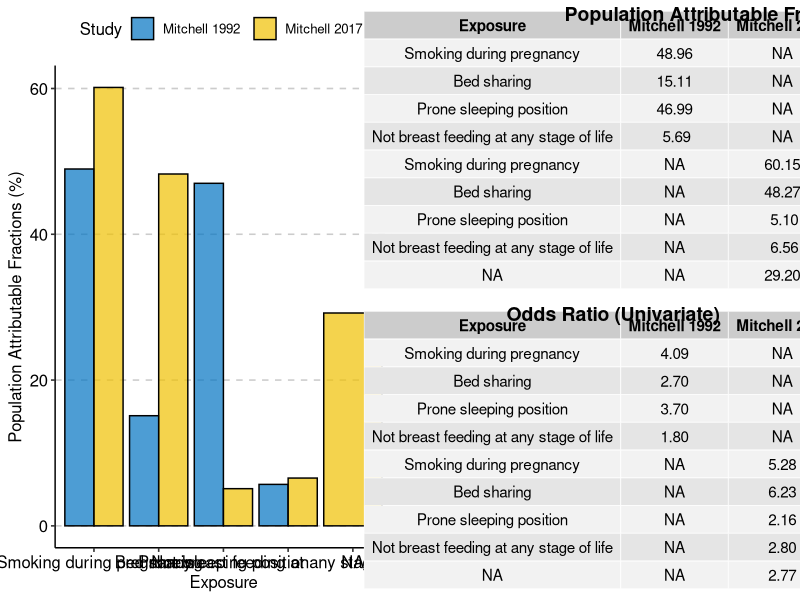

Write the R code that produced this figure.
library(tidyverse)
library(readxl)
library(magrittr)
library(ggpubr)
library(ggsci)

paf <- read_excel(here::here("data", "risk-factors.xlsx"), 
                         sheet = "PAF")

order <- c("Smoking during pregnancy", "Bed sharing", 
           "Prone sleeping position", "Not breast feeding at any stage of life")

paf$Exposure <- factor(paf$Exposure, levels = order)

paf_plot <- ggplot(data = paf) +
  geom_bar(aes(x = Exposure, y = PAF, fill = Study), 
           alpha = 0.7, color = "black",
           stat = "identity", position = "dodge") +
  scale_fill_jco() +
  scale_color_jco() +
  ylab("Population Attributable Fractions (%)") +
  theme_pubr() +
  theme(panel.grid.major.y = element_line(color = "grey80",
                                          linetype = "dashed"))

paf_table <- paf %>%
  select(-c("OR", "pc")) %>%
  pivot_wider(names_from = Study, values_from = "PAF") %>%
  select("Exposure", "Mitchell 1992", "Mitchell 2017") %>%
  mutate_if(is.numeric, round, digits = 2)

or_table <- paf %>%
  select(-c("PAF", "pc")) %>%
  pivot_wider(names_from = Study, values_from = "OR") %>%
  select("Exposure", "Mitchell 1992", "Mitchell 2017") %>%
  mutate_if(is.numeric, round, digits = 2)


paf_table_p <- ggtexttable(paf_table, rows = NULL, 
            theme = ttheme("default"))

or_table_p <- ggtexttable(or_table, rows = NULL, 
                           theme = ttheme("default"))

ggarrange(paf_plot, 
          ggarrange(paf_table_p, or_table_p, 
                    nrow = 2,
                    labels = c("Population Attributable Fraction (%)",
                               "Odds Ratio (Univariate)")),
          ncol = 2)

